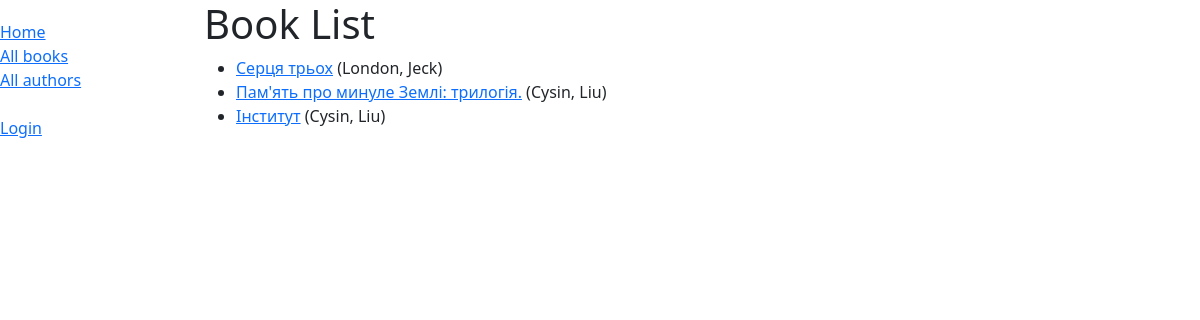
/catalog/books/, run on the app's committed database.
### catalog/models.py (models this page shows, shortened)
class Book(models.Model):
    title = models.CharField(max_length=200)
    author = models.ForeignKey('Author', on_delete=models.SET_NULL, null=True)
    summary = models.TextField(max_length=1000, help_text="Enter a brief description of the book")
    isbn = models.CharField('ISBN', max_length=13, unique=True, help_text='13 Character <a href="https://www.isbn-international.org/content/what-isbn">ISBN number</a>')
    genre = models.ManyToManyField(Genre, help_text='Select a genre for this book')
    def get_absolute_url(self):
        return reverse('book-detail', args=[str(self.id)])
    def display_genre(self):
        return ', '.join(genre.name for genre in self.genre.all()[:3])
    display_genre.short_description = 'Genre'

class Author(models.Model):
    first_name = models.CharField(max_length=100)
    last_name = models.CharField(max_length=100)
    date_of_birth = models.DateField(null=True, blank=True)
    date_of_death = models.DateField('Died', null=True, blank=True)
    class Meta:
        ordering = ['first_name', 'last_name', 'book']
    def __str__(self):
        return f'{self.last_name}, {self.first_name}'

### catalog/views.py (the view)
# urls.py: path('books/', views.BookListView.as_view(), name='books'),
class BookListView(generic.ListView):
    model = Book
    paginate_by = 5
    def get_context_data(self, **kwargs):
        context = super(BookListView, self).get_context_data(**kwargs)
        context['some_data'] = 'This is just some data'
        return context

### catalog/templates/catalog/book_list.html
{% extends "base_generic.html" %}
{% block content %}
  <h1>Book List</h1>
  {% if book_list %}
  <ul>
    {% for book in book_list %}
      <li>
        <a href="{{book.get_absolute_url}}">{{ book.title }}</a> ({{book.author}})
      </li>
    {% endfor %}
  </ul>
  {% else %}
    <p>There are not books in the library.</p>
  {% endif %}
{% endblock %}

### data on the page
Book: title "Серця трьох", author "London, Jeck"
Book: title "Пам'ять про минуле Землі: трилогія.", author "Cysin, Liu"
Book: title "Інститут", author "Cysin, Liu"
